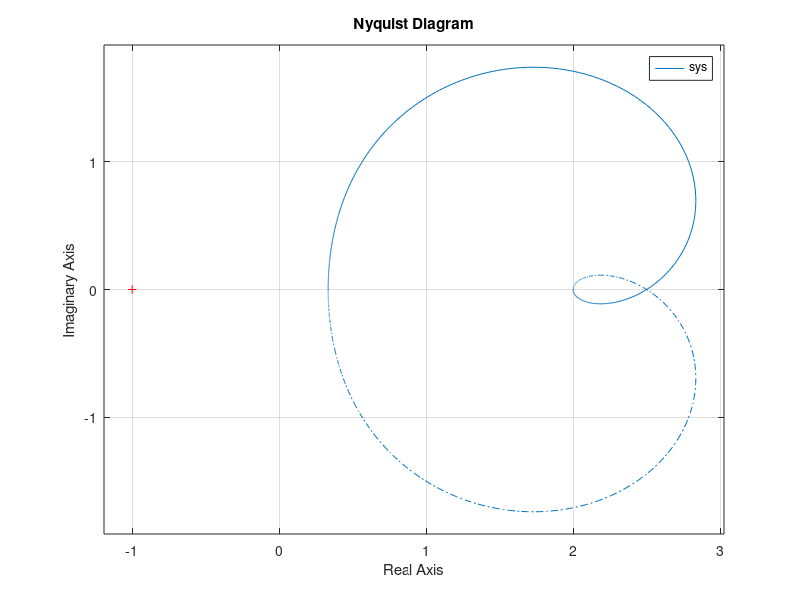
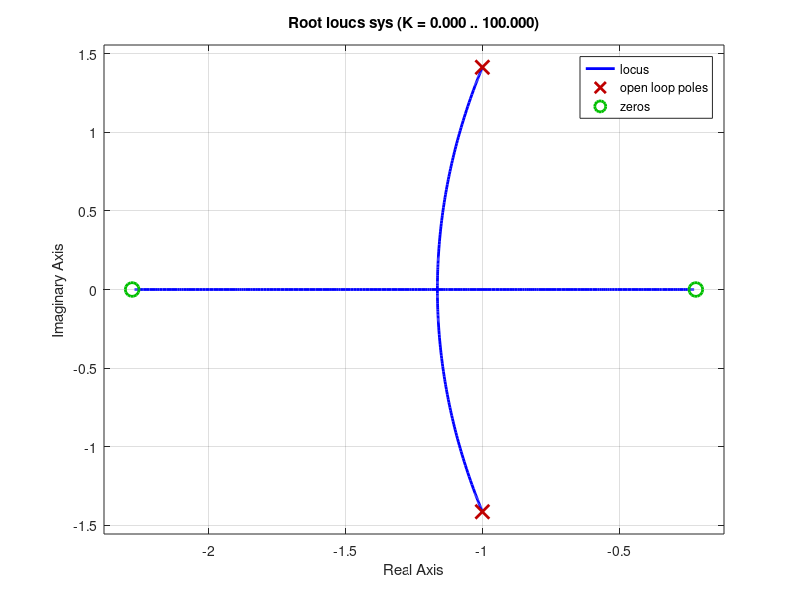
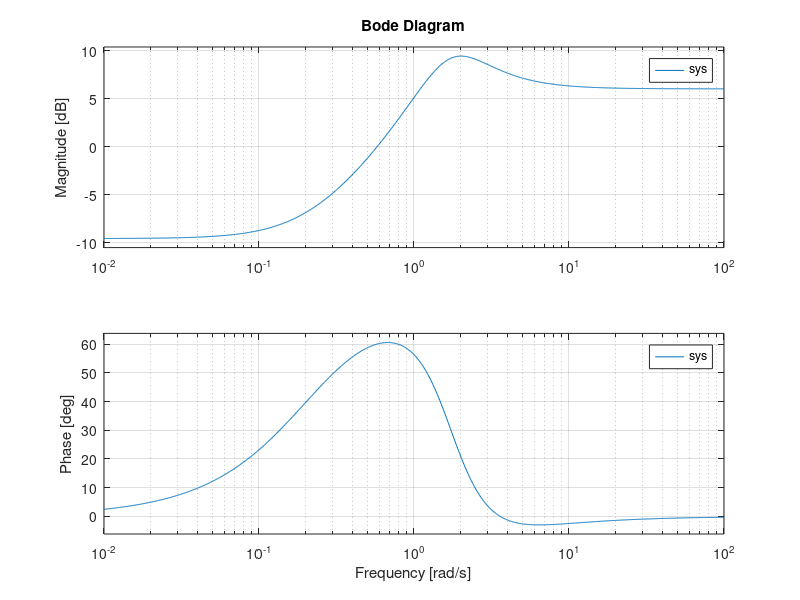

The MATLAB script that drew these images, in order:
%plot nyquist diagram

num = [2 5 1];
den = [1 2 3];
sys = tf(num,den);
sys

figure(1)
nyquist(sys);
figure(2)
rlocus(sys);
figure(3)
bode(sys);
